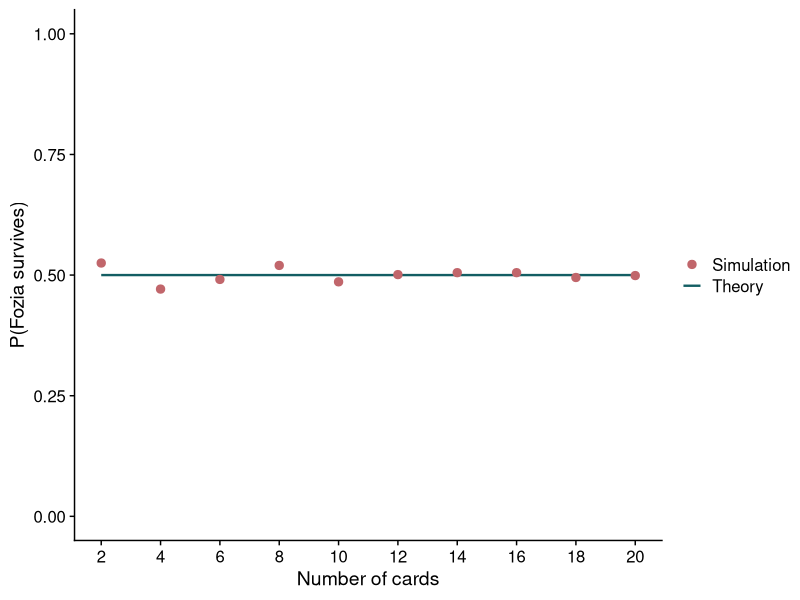
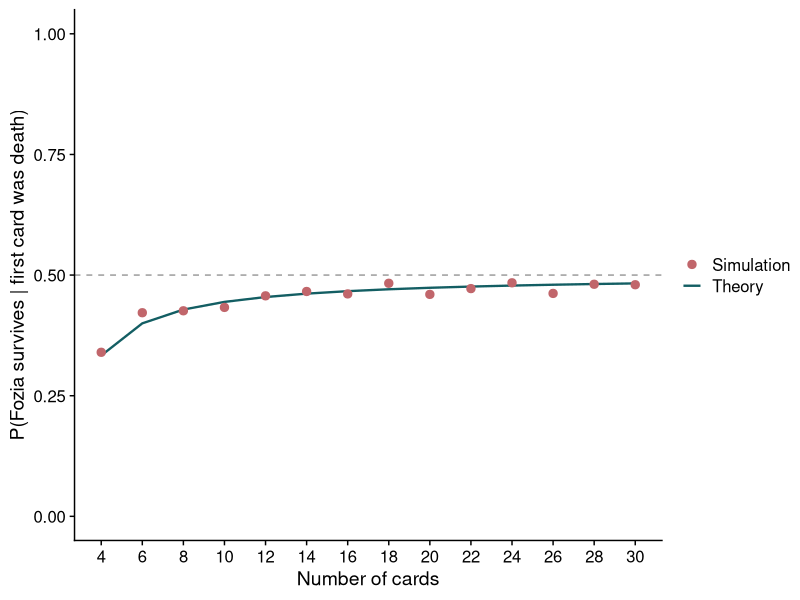

Generate these figures, in order, with R:
## ---- chunk 1
#| label: setup
#| message: false
#| warning: false
library(tidyverse)

set.seed(1234)
library(cowplot)
theme_set(theme_cowplot())

M <- 1000 # number of Monte Carlo replicates
## ---- chunk 2
#| label: functions
simulate_single_round <- function(number_cards = 8, NOT_FIRST = FALSE){
  deck <-
    c("life", rep("death", number_cards - 1)) |>
    sample(size = number_cards)

  # only used later: condition on the life card not being in slot 1 by
  # moving it to a uniformly chosen slot among 2, ..., number_cards
  if(NOT_FIRST == TRUE & deck[1] == "life"){
    new_life_place <- sample((2:number_cards), size = 1)
    deck[new_life_place] <- "life"
    deck[1] <- "death"
  }

  whose_turn <- rep(c("fozia", "leon"), number_cards/2)
  who_won <- character(1)

  for(i in 1:length(deck)) {
    if(deck[i] == "life"){
      who_won <- whose_turn[i]
      break
    }
  }
  return(who_won)
}

run_mc_simulations <- function(M = 100, ...){
  mc_results <- character(M)
  for(i in 1:M){
    mc_results[i] <- simulate_single_round(...)
  }
  return(mc_results)
}
## ---- chunk 3
#| label: eight-card-fair
mc_results <- tibble(who_won = run_mc_simulations(M = M, number_cards = 8))

mc_results |>
  count(who_won) |>
  mutate(per = n/sum(n))
## ---- chunk 4
#| label: sweep-fair
sweep_fair <- tibble(number_cards = 2*(1:10), sim = NA)

for(i in 1:nrow(sweep_fair)){
  mc_res <- run_mc_simulations(M = M, number_cards = sweep_fair$number_cards[i])
  sweep_fair$sim[i] <- sum(mc_res == "fozia")/length(mc_res)
}

sweep_fair <- sweep_fair |> mutate(theory = 0.5)
sweep_fair
## ---- chunk 5
#| echo: false
#| label: fig-fair
#| fig-cap: "Simulated versus theoretical probability that the player going first survives. The game is fair at every deck size. The scatter around 50% is Monte Carlo noise."
#| fig-width: 7
#| fig-height: 4
ggplot(sweep_fair, aes(x = number_cards)) +
  geom_line(aes(y = theory, colour = "Theory"), linewidth = 0.8) +
  geom_point(aes(y = sim, colour = "Simulation"), size = 2.5) +
  scale_colour_manual(values = c("Theory" = "#135E63", "Simulation" = "#C1666B")) +
  scale_x_continuous(breaks = 2*(1:10)) +
  coord_cartesian(ylim = c(0, 1)) +
  labs(x = "Number of cards", y = "P(Fozia survives)", colour = NULL)
## ---- chunk 6
#| label: eight-card-conditional
mc_results <- tibble(
  who_won = run_mc_simulations(M = M, number_cards = 8, NOT_FIRST = TRUE)
)

mc_results |>
  count(who_won) |>
  mutate(per = n/sum(n))
## ---- chunk 7
#| label: sweep-conditional
sweep_cond <- tibble(number_cards = 2*(2:15), sim = NA)

for(i in 1:nrow(sweep_cond)){
  mc_res <- run_mc_simulations(M = M,
                               number_cards = sweep_cond$number_cards[i],
                               NOT_FIRST = TRUE)
  sweep_cond$sim[i] <- sum(mc_res == "fozia")/length(mc_res)
}

sweep_cond <- sweep_cond |>
  mutate(n = number_cards/2,
         theory = (n - 1)/(2*n - 1))

sweep_cond
## ---- chunk 8
#| echo: false
#| label: fig-conditional
#| fig-cap: "Once the first card is known to be a death card, the player who went first is at a lasting disadvantage. The penalty is worst for small decks and decays towards a half as the deck grows, but never reaches it."
#| fig-width: 7
#| fig-height: 4
ggplot(sweep_cond, aes(x = number_cards)) +
  geom_hline(yintercept = 0.5, linetype = "dashed", colour = "grey60") +
  geom_line(aes(y = theory, colour = "Theory"), linewidth = 0.8) +
  geom_point(aes(y = sim, colour = "Simulation"), size = 2.5) +
  scale_colour_manual(values = c("Theory" = "#135E63", "Simulation" = "#C1666B")) +
  scale_x_continuous(breaks = 2*(2:15)) +
  coord_cartesian(ylim = c(0, 1)) +
  labs(x = "Number of cards", y = "P(Fozia survives | first card was death)",
       colour = NULL)
